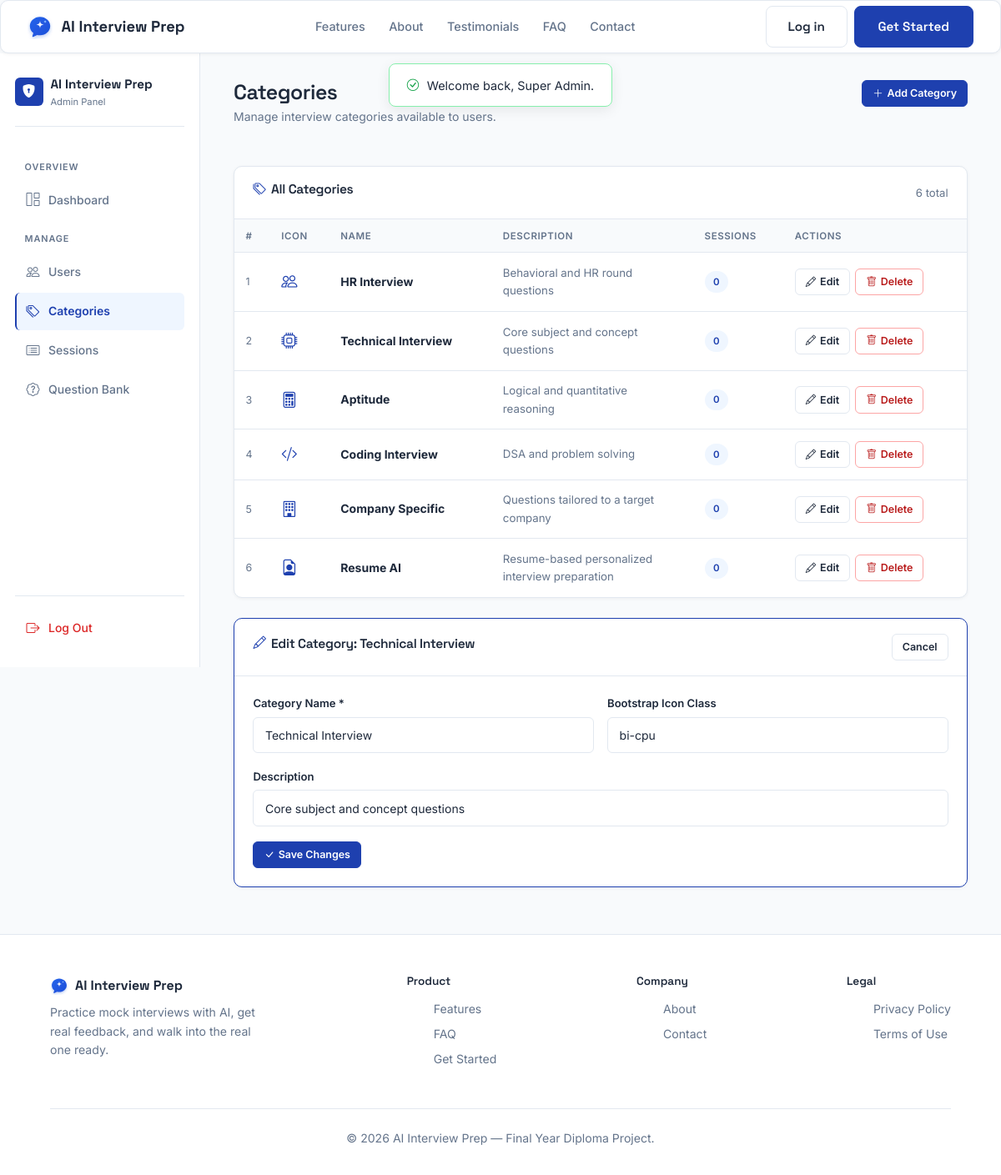
Page /admin/categories.php?edit=2 (signed in) on the committed database.
### tables this page shows
CREATE TABLE IF NOT EXISTS `categories` (
    `id` INT AUTO_INCREMENT PRIMARY KEY,
    `name` VARCHAR(100) NOT NULL UNIQUE,
    `description` VARCHAR(255),
    `icon` VARCHAR(100) DEFAULT 'bi-briefcase'
);

### includes/functions.php (called while the page is built, shortened)
<?php
function e(?string $value): string
{
    return htmlspecialchars($value ?? '', ENT_QUOTES, 'UTF-8');
}

### admin/categories.php (the view, shortened to what this page needs)
<?php
require_once __DIR__ . '/../config/db_connect.php';
require_once __DIR__ . '/../includes/functions.php';
$editCategory = null;
if (isset($_GET['edit'])) {
    $editId = (int) $_GET['edit'];
    $editCategory = $pdo->prepare("SELECT * FROM categories WHERE id = ?");
    $editCategory->execute([$editId]);
    $editCategory = $editCategory->fetch();
}
$categories = $pdo->query(
    "SELECT c.*, COUNT(s.id) AS session_count
     FROM categories c
     LEFT JOIN interview_sessions s ON s.category_id = c.id
     GROUP BY c.id
     ORDER BY c.id"
)->fetchAll();
require_once __DIR__ . '/../includes/header.php';
require_once __DIR__ . '/../includes/flash.php';
?>
<link rel="stylesheet" href="<?= BASE_URL ?>/admin/admin.css">
<div class="admin-shell">
  <?php require_once __DIR__ . '/../includes/admin_sidebar.php'; ?>
  <main class="admin-content">
    <div class="admin-page-header">
      <div>
        <h1>Categories</h1>
        <p>Manage interview categories available to users.</p>
      </div>
      <button class="btn-admin-sm primary" onclick="openModal('addModal')">
        <i class="bi bi-plus-lg"></i> Add Category
      </button>
    </div>
    <div class="admin-panel">
      <div class="admin-panel-header">
        <h2><i class="bi bi-tags" style="margin-right:.4rem;color:var(--navy);"></i>All Categories</h2>
        <span style="font-size:.82rem;color:var(--mist);"><?= count($categories) ?> total</span>
      </div>
      <?php if (empty($categories)): ?>
        <div class="admin-empty"><i class="bi bi-tags"></i><p>No categories yet.</p></div>
      <?php else: ?>
        <table class="admin-table">
          <thead>
            <tr>
              <th>#</th>
              <th>Icon</th>
              <th>Name</th>
              <th>Description</th>
              <th>Sessions</th>
              <th>Actions</th>
            </tr>
          </thead>
          <tbody>
            <?php foreach ($categories as $i => $cat): ?>
            <tr>
              <td style="color:var(--mist);font-size:.78rem;"><?= $cat['id'] ?></td>
              <td><i class="bi <?= e($cat['icon']) ?>" style="font-size:1.2rem;color:var(--navy);"></i></td>
              <td><strong><?= e($cat['name']) ?></strong></td>
              <td style="color:var(--mist);font-size:.83rem;max-width:200px;"><?= e($cat['description'] ?? '—') ?></td>
              <td><span class="badge-pill badge-blue"><?= (int)$cat['session_count'] ?></span></td>
              <td>
                <div style="display:flex;gap:.4rem;flex-wrap:wrap;">
                  <a href="?edit=<?= (int)$cat['id'] ?>" class="btn-admin-sm">
                    <i class="bi bi-pencil"></i> Edit
                  </a>
                  <form method="post" action="" class="delete-form"
                        onsubmit="return confirm('Delete category \'<?= e(addslashes($cat['name'])) ?>\'? Sessions using it will also be deleted.');">
                    <button type="submit" class="btn-admin-sm danger">
                      <i class="bi bi-trash"></i> Delete
                    </button>
                  </form>
                </div>
              </td>
            </tr>
            <?php endforeach; ?>
          </tbody>
        </table>
      <?php endif; ?>
    </div>
    <?php if ($editCategory): ?>
    <div class="admin-panel" style="border-color:var(--navy);">
      <div class="admin-panel-header">
        <h2><i class="bi bi-pencil" style="margin-right:.4rem;color:var(--navy);"></i>Edit Category: <?= e($editCategory['name']) ?></h2>
        <a href="<?= BASE_URL ?>/admin/categories.php" class="btn-admin-sm">Cancel</a>
      </div>
      <div class="admin-panel-body">
        <form method="post" action="">
          <div style="display:grid;grid-template-columns:1fr 1fr;gap:1rem;">
            <div class="admin-form-group">
              <label>Category Name *</label>
              <input type="text" name="name" class="form-control" required value="<?= e($editCategory['name']) ?>">
            </div>
            <div class="admin-form-group">
              <label>Bootstrap Icon Class</label>
              <input type="text" name="icon" class="form-control" placeholder="bi-briefcase" value="<?= e($editCategory['icon'] ?? '') ?>">
            </div>
          </div>
          <div class="admin-form-group">
            <label>Description</label>
            <input type="text" name="description" class="form-control" value="<?= e($editCategory['description'] ?? '') ?>">
          </div>
          <button type="submit" class="btn-admin-sm primary"><i class="bi bi-check-lg"></i> Save Changes</button>
        </form>
      </div>
    </div>
    <?php endif; ?>
  </main>
</div>
<?php require_once __DIR__ . '/../includes/footer.php'; ?>

### css/style.css (style rules this page uses)
:root { --navy: #1e40af; --navy-dark: #1e3a8a; --navy-light: #eff6ff; --violet: #1e40af; --success: #16a34a; --warning: #d97706; --paper: #1e293b; --mist: #64748b; --glass-border: #e2e8f0; --border: #e2e8f0; --glass-bg: #ffffff; --page-bg: #f8fafc; --section-alt: #f1f5f9; --font-display: "Space Grotesk", sans-serif; --font-body: "Inter", sans-serif; --font-mono: "IBM Plex Mono", monospace; --radius-lg: 10px; --radius-md: 8px; --radius-sm: 6px; }
* { box-sizing: border-box; margin: 0; padding: 0; }
html { scroll-behavior: smooth; }
body { background: var(--page-bg); color: var(--paper); font-family: var(--font-body); line-height: 1.6; overflow-x: hidden; }
h1, h2, h3, h4 { font-family: var(--font-display); font-weight: 600; letter-spacing: -0.02em; color: var(--paper); }
a { text-decoration: none; color: inherit; }

### admin/admin.css (style rules this page uses)
.admin-shell { display: flex; min-height: calc(100vh - 64px); background: var(--page-bg); }
.admin-content { flex: 1; min-width: 0; padding: 2rem 2.5rem; overflow-x: hidden; }
.admin-page-header { display: flex; align-items: flex-start; justify-content: space-between; flex-wrap: wrap; gap: 1rem; margin-bottom: 2rem; }
.admin-page-header h1 { font-size: 1.55rem; color: var(--paper); margin-bottom: 0.2rem; }
.admin-page-header p { color: var(--mist); font-size: 0.875rem; }
.admin-panel { background: #ffffff; border: 1px solid var(--border); border-radius: var(--radius-lg); box-shadow: 0 1px 4px rgba(0,0,0,0.05); margin-bottom: 1.5rem; }
.admin-panel-header { padding: 1.1rem 1.4rem; border-bottom: 1px solid var(--border); display: flex; align-items: center; justify-content: space-between; flex-wrap: wrap; gap: 0.75rem; }
.admin-panel-header h2 { font-size: 0.97rem; font-weight: 600; color: var(--paper); }
.admin-panel-body { padding: 1.4rem; }
.admin-table { width: 100%; border-collapse: collapse; font-size: 0.875rem; }
.admin-table th { text-align: left; color: var(--mist); font-weight: 600; font-size: 0.72rem; text-transform: uppercase; letter-spacing: 0.05em; padding: 0.65rem 0.85rem; border-bottom: 1px solid var(--border); background: var(--page-bg); }
.admin-table td { padding: 0.85rem 0.85rem; border-bottom: 1px solid var(--border); color: var(--paper); vertical-align: middle; }
.admin-table tr:last-child td { border-bottom: none; }
.badge-pill { display: inline-flex; align-items: center; gap: 0.3rem; font-size: 0.72rem; font-weight: 600; padding: 0.22rem 0.65rem; border-radius: 20px; }
.badge-blue { background: #eff6ff; color: var(--navy); }
.btn-admin-sm { display: inline-flex; align-items: center; gap: 0.3rem; padding: 0.32rem 0.75rem; font-size: 0.78rem; font-weight: 600; border-radius: var(--radius-sm); border: 1px solid var(--border); background: #ffffff; color: var(--paper); cursor: pointer; transition: background 0.15s, border-color 0.15s; text-decoration: none; }
.btn-admin-sm.primary { background: var(--navy); border-color: var(--navy); color: #fff; }
.btn-admin-sm.danger { background: #fff; border-color: #fca5a5; color: #b91c1c; }
.admin-form-group { margin-bottom: 1.1rem; }
.admin-form-group label { display: block; font-size: 0.82rem; font-weight: 600; color: var(--paper); margin-bottom: 0.35rem; }
.admin-form-group .form-control { width: 100%; border: 1px solid var(--border); border-radius: var(--radius-sm); padding: 0.65rem 0.85rem; font-size: 0.875rem; color: var(--paper); background: #ffffff; transition: border-color 0.2s; }
.delete-form { display: inline; }

### rows in the picture
categories: id "1", name "HR Interview", description "Behavioral and HR round questions", session_count "0"
categories: id "2", name "Technical Interview", description "Core subject and concept questions", session_count "0", icon "bi-cpu"
categories: id "3", name "Aptitude", description "Logical and quantitative reasoning", session_count "0"
categories: id "4", name "Coding Interview", description "DSA and problem solving", session_count "0"
categories: id "5", name "Company Specific", description "Questions tailored to a target company", session_count "0"
categories: id "6", name "Resume AI", description "Resume-based personalized interview preparation", session_count "0"

### other values in the picture
$flash['message'] "Welcome back, Super Admin."
count($categories) "6"
